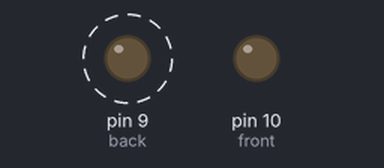
This sketch was run on a simulated Arduino Uno, built with avr-gcc and run on an emulated ATmega328P. Parts: output pins drawn as LEDs (lit = HIGH). Dashed ring = blinking.

Above: at 0.5 s.
Timing chart, 0 to 4.6 s (numbered marks = the images above):
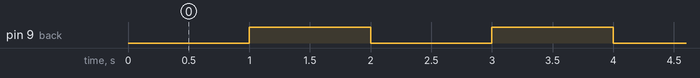

The sketch:

sketch_jul01a.ino
```cpp
int front=10;
int back = 9;
int state=0;

void setup() {
  // put your setup code here, to run once:
pinMode(front,OUTPUT);
pinMode(back,OUTPUT);
}

void loop() {
  // put your main code here, to run repeatedly:
digitalWrite(back,state);
if(state)
  state=0;
else
  state=1;
  delay(1000);
}
```

Measured:
- by itself, pin 9 (back): alternates HIGH for 1.0 s and LOW for 1.0 s
